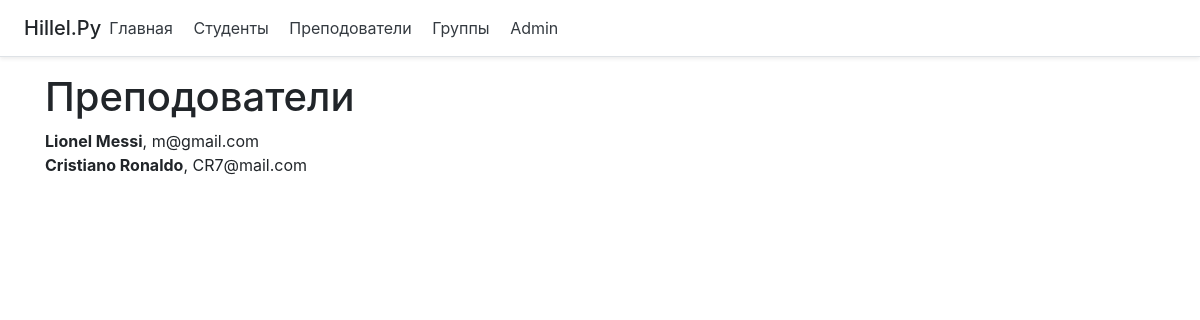
Screenshot of /lector with the database file from the repository.
### main/models.py (models this page shows)
class Lecturer(models.Model):
    lecturer_id = models.AutoField(primary_key=True)
    first_name = models.CharField(max_length=100)
    last_name = models.CharField(max_length=100)
    email = models.EmailField(max_length=100)

### main/views.py (the view)
# urls.py: path('lector', views.show_lector, name='lector'),
def show_lector(request):
    lecturers = Lecturer.objects.all().order_by()
    return render(request, 'main/lector.html', {'title': 'Преподователи', 'lecturers': lecturers})

### main/templates/main/lector.html (shortened to what this page needs)
{%extends 'main/base.html'%}
{% block content%}
<h1> Преподователи</h1>
{% for lecturer in lecturers %}
    <div>
        <b>{{ lecturer.first_name }} {{ lecturer.last_name}}</b>, {{ lecturer.email }}
    </div>
    {% endfor %}
{% endblock %}

### rows the page displays
Lecturer: first_name "Lionel", last_name "Messi", email "m@gmail.com"
Lecturer: first_name "Cristiano", last_name "Ronaldo", email "CR7@mail.com"
